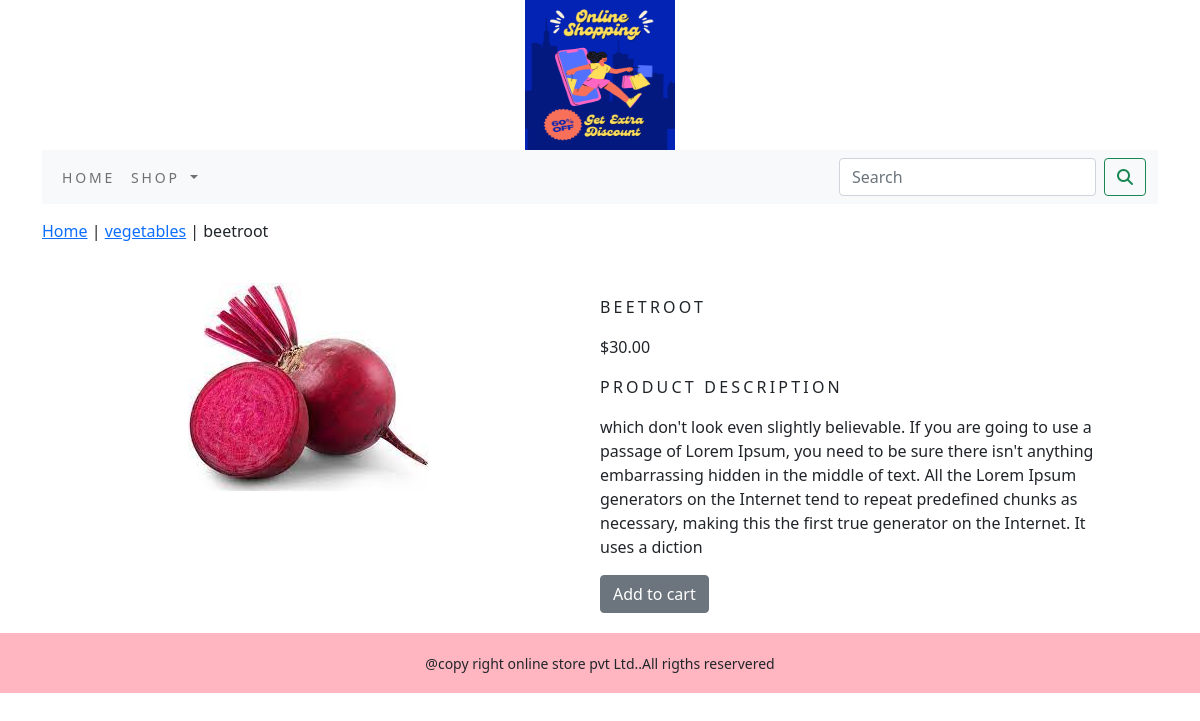
The app's page /ecommerceapp/vegetables/beetroot/ with its own data.
### ecommerceapp/models.py (models this page shows, shortened)
class Product(models.Model):
    name = models.CharField(max_length=250, unique=True)
    slug = models.SlugField(max_length=250, unique=True)
    description = models.TextField(blank=True)
    price = models.DecimalField(max_digits=10, decimal_places=2)
    category = models.ForeignKey(Category, on_delete=models.CASCADE)
    image = models.ImageField(upload_to='product', blank=True)
    stock = models.IntegerField()
    available = models.BooleanField(default=True)
    created = models.DateTimeField(auto_now_add=True)
    updated = models.DateTimeField(auto_now=True)
    class Meta:
        ordering = ('name',)
        verbose_name = 'product'
        verbose_name_plural = 'products'

class Category(models.Model):
    name = models.CharField(max_length=250, unique=True)
    slug = models.SlugField(max_length=250, unique=True)
    description = models.TextField(blank=True)
    image = models.ImageField(upload_to='category', blank=True)
    class Meta:
        ordering = ('name',)
        verbose_name = 'Category'
        verbose_name_plural = 'categories'
    def get_url(self):
        return reverse('ecommerceapp:products_by_category',args=[self.slug])
    def __str__(self):
        return '{}'.format(self.name)

### ecommerceapp/views.py (the view)
# urls.py: path('<slug:c_slug>/<slug:product_slug>/',views.proDetail,name='prodCatdetail')
def proDetail(request,c_slug,product_slug):
    try:
        product=Product.objects.get(category__slug=c_slug,slug=product_slug)
    except Exception as e:
        raise e
    return render(request,'product.html',{'product':product})

### cart/context_processors.py (called while the page is built)
def counter(request):
    item_count=0
    if 'admin' in request.path:
        return {}
    else:
        try:
            cart=Cart.objects.filter(cart_id=_cart_id(request))
            cart_items= CartItem.objects.all().filter(cart=cart[:1])
            for cart_item in cart_items:
                item_count+= cart_item.quantity
        except Cart.DoesNotExists:
            item_count=0
    return dict(item_count=item_count)

### cart/views.py (called while the page is built)
def _cart_id(request):
    cart=request.session.session_key
    if not cart:
        cart=request.session.create()
    return cart

### ecommerceapp/context_processors.py (called while the page is built)
def menu_links(request):
    links=Category.objects.all()
    return dict(links=links)

### templates/product.html (shortened to what this page needs)
{% extends 'base.html' %}
{% load static %}
{% block content %}
<div class="row my_prod-row-class">
    <div class="mx_auto">
        <p> <a href="{% url 'ecommerceapp:allProdCat' %}">Home</a> | <a href="{{product.category.get_url}}">{{product.category}}</a> | {{product.name}} </p>
    </div>
<div class="container"></div>
<br>
<div class="row">
    <div class="col-12 col-sm-12 col-md-12 col-lg-6 text-center">
        <div style="min-width:18rem;">
            <img src="{{product.image.url}}"  alt="{{product.name}}">
        </div>
    </div>
        <div class="col-12 col-sm-12 col-md-12 col-lg-6">
            <div>
            <h1 class="my_prod_title">{{product.name}}</h1>
            <p>${{product.price}}</p>
            <p class="my_title">Product Description</p>
            <p class="text-justify my_prod_text">{{product.description}}</p>
            {% if product.stock <= 0 %}
            <p class="text-justify my_prod_text"><b>OUT OF STOCK</b></p>
            {% else %}
            <a class="btn btn-secondary" href="{% url 'cart:add_cart' product.id %}">Add to cart</a>
            {% endif %}
        </div>
    </div>
</div>
    </div>
</div>
{% endblock %}

### static/css/custom.css (style rules this page uses)
body { font-family: 'Roboto', sans-serif; }
.my_title { font-size : 16px; text-transform : uppercase; letter-spacing : .2em; }
.my_prod-row-class { padding-top:15px; padding-bottom:20px; }
.my_prod_title { font-size:16px; text-transform:uppercase; letter-spacing:.2em; padding-top:15px; padding-bottom:10px; }
.my_prod_text { padding-right:20px; }

### records on screen
Product: category "vegetables", name "beetroot", image (picture), name "BEETROOT", price "30.00", description "which don't look even slightly believable. If you are going to use a passage of Lorem Ipsum, you need to be sure there isn't anything embarrassing hidden in the middle of text. All the Lorem Ipsum generators on the Internet tend to repeat predefined chunks as necessary, making this the first true generator on the Internet. It uses a diction"
